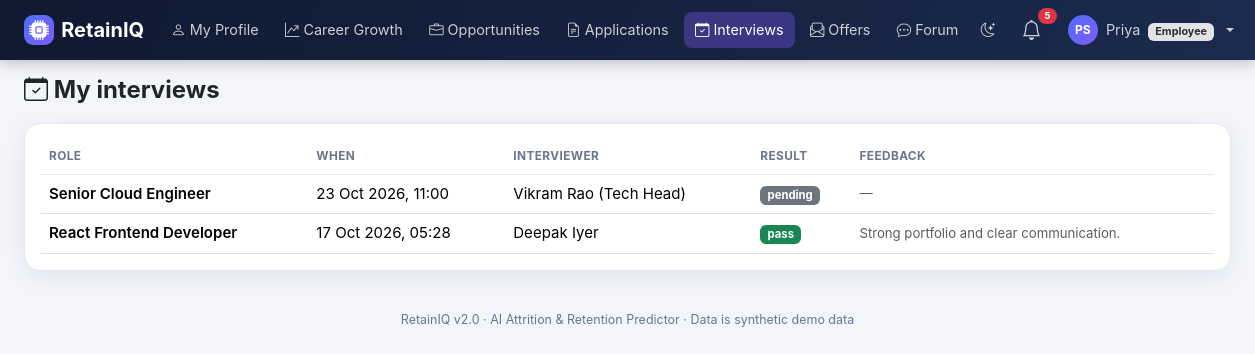
Page /employee/interviews (signed in) on the committed database.
### models.py (models this page shows, shortened)
class User(db.Model, UserMixin):
    id = db.Column(db.Integer, primary_key=True)
    name = db.Column(db.String(120), nullable=False)
    email = db.Column(db.String(120), unique=True, nullable=False, index=True)
    password_hash = db.Column(db.String(255), nullable=False)
    role = db.Column(db.String(20), nullable=False)
    department_id = db.Column(db.Integer, db.ForeignKey("department.id"))
    manager_id = db.Column(db.Integer, db.ForeignKey("user.id"), nullable=True)
    is_active_flag = db.Column(db.Boolean, default=True)
    created_at = db.Column(db.DateTime, default=utcnow)
    last_login_at = db.Column(db.DateTime)
    failed_login_count = db.Column(db.Integer, default=0)
    locked_until = db.Column(db.DateTime)
    must_change_password = db.Column(db.Boolean, default=False)
    department = db.relationship("Department", backref="users")
    manager = db.relationship("User", remote_side=[id], backref="direct_reports")
    employee_profile = db.relationship("Employee", backref="user", uselist=False)
    @property
    def is_active(self):
        return bool(self.is_active_flag)
    @property
    def role_label(self):
        return ROLE_LABELS.get(self.role, self.role.replace("_", " ").title())
    @property
    def initials(self):
        parts = (self.name or "?").split()
        return (parts[0][0] + (parts[-1][0] if len(parts) > 1 else "")).upper()

class Interview(db.Model):
    id = db.Column(db.Integer, primary_key=True)
    application_id = db.Column(db.Integer, db.ForeignKey("application.id"))
    scheduled_at = db.Column(db.DateTime)
    interviewer = db.Column(db.String(120))
    feedback = db.Column(db.Text)
    result = db.Column(db.String(20), default="pending")
    application = db.relationship("Application", backref="interviews")

class Opportunity(db.Model):
    id = db.Column(db.Integer, primary_key=True)
    title = db.Column(db.String(150))
    description = db.Column(db.Text)
    department_id = db.Column(db.Integer, db.ForeignKey("department.id"))
    required_skills = db.Column(db.String(255))
    posted_by = db.Column(db.Integer, db.ForeignKey("user.id"))
    is_internal = db.Column(db.Boolean, default=True)
    status = db.Column(db.String(20), default="open")
    created_at = db.Column(db.DateTime, default=utcnow)
    department = db.relationship("Department")

### routes/employee.py (the view)
@bp.route("/interviews")
def interviews():
    items = (Interview.query.join(Application).filter(Application.applicant_id == current_user.id)
             .order_by(Interview.scheduled_at.desc()).all())
    return render_template("employee/interviews.html", items=items, now=utcnow())

### extensions.py (called while the page is built)
def utcnow():
    return datetime.now(timezone.utc).replace(tzinfo=None)

### routes/employee.py (called while the page is built)
@bp.before_request
@login_required
@roles_required("employee", "super_admin")
def guard():
    pass

### security.py (called while the page is built)
def csrf_token():
    if "_csrf" not in session:
        session["_csrf"] = secrets.token_urlsafe(32)
    return session["_csrf"]

def csrf_input():
    return Markup(f'<input type="hidden" name="csrf_token" value="{csrf_token()}">')

def has_permission(user, perm):
    from models import RolePermission
    if not getattr(user, "is_authenticated", False):
        return False
    if user.role == "super_admin":
        return True
    cache = g.setdefault("_perm_cache", {})
    if user.role not in cache:
        cache[user.role] = {rp.permission for rp in RolePermission.query.filter_by(role=user.role)}
    return perm in cache[user.role]

### utils.py (called while the page is built)
def roles_required(*roles):
    def decorator(fn):
        @wraps(fn)
        def wrapper(*args, **kwargs):
            if not current_user.is_authenticated:
                abort(401)
            if current_user.role not in roles:
                abort(403)
            return fn(*args, **kwargs)
        return wrapper
    return decorator

### templates/employee/interviews.html (shortened to what this page needs)
{% extends "base.html" %}
{% block content %}
<div class="page-head"><h4><i class="bi bi-calendar-check"></i> My interviews</h4></div>
<div class="card-soft p-3"><table class="table align-middle mb-0"><thead><tr><th>Role</th><th>When</th><th>Interviewer</th><th>Result</th><th>Feedback</th></tr></thead><tbody>
{% for iv in items %}<tr><td class="fw-semibold">{{ iv.application.opportunity.title }}</td><td>{{ iv.scheduled_at.strftime('%d %b %Y, %H:%M') if iv.scheduled_at }} </td><td>{{ iv.interviewer }}</td>
  <td><span class="badge bg-{{ 'success' if iv.result=='pass' else ('danger' if iv.result=='fail' else 'secondary') }}">{{ iv.result }}</span></td><td class="small text-muted">{{ iv.feedback or '—' }}</td></tr>
{% else %}<tr><td colspan="5" class="text-center text-muted py-4">No interviews yet.</td></tr>{% endfor %}</tbody></table></div>
{% endblock %}

### templates/base.html (shortened to what this page needs)
<!DOCTYPE html>
<html lang="en" data-bs-theme="light">
<head>
<link href="{{ url_for('static', filename='vendor/bootstrap/bootstrap.min.css') }}" rel="stylesheet">
<link href="{{ url_for('static', filename='vendor/bootstrap-icons/bootstrap-icons.min.css') }}" rel="stylesheet">
<link href="{{ url_for('static', filename='css/style.css') }}" rel="stylesheet">
</head>
<body>
{% if current_user.is_authenticated %}
<nav class="navbar navbar-expand-xl navbar-dark app-navbar sticky-top">
  <div class="container-fluid px-lg-4">
    <a class="navbar-brand fw-bold d-flex align-items-center" href="{{ url_for('auth.dashboard') }}">
      <span class="brand-mark"><i class="bi bi-cpu-fill"></i></span>RetainIQ
    </a>
    <div class="collapse navbar-collapse" id="navMain">
      <ul class="navbar-nav me-auto gap-xl-1">
        {% for it in nav_items %}
          {% if it.children %}
          <li class="nav-item dropdown">
            <a class="nav-link dropdown-toggle" href="#" role="button" data-bs-toggle="dropdown"><i class="bi bi-{{ it.icon }}"></i> {{ it.label }}</a>
            <ul class="dropdown-menu">
              {% for c in it.children %}<li><a class="dropdown-item" href="{{ url_for(c.endpoint) }}"><i class="bi bi-{{ c.icon }} me-1"></i> {{ c.label }}</a></li>{% endfor %}
            </ul>
          </li>
          {% else %}
          <li class="nav-item"><a class="nav-link {{ 'active' if request.endpoint == it.endpoint }}" href="{{ url_for(it.endpoint) }}"><i class="bi bi-{{ it.icon }}"></i> {{ it.label }}</a></li>
          {% endif %}
        {% endfor %}
      </ul>
      <ul class="navbar-nav align-items-xl-center gap-1">
        <li class="nav-item"><a class="nav-link" href="#" onclick="toggleTheme();return false;" title="Toggle dark mode"><i id="themeIcon" class="bi bi-moon-stars"></i></a></li>
        <li class="nav-item dropdown">
          <a class="nav-link position-relative" href="#" role="button" data-bs-toggle="dropdown" aria-label="Notifications">
            <i class="bi bi-bell fs-5"></i>
            {% if nav_unread_count %}<span class="badge rounded-pill bg-danger notif-badge">{{ nav_unread_count }}</span>{% endif %}
          </a>
        </li>
        <li class="nav-item dropdown">
          <a class="nav-link dropdown-toggle d-flex align-items-center gap-2" href="#" role="button" data-bs-toggle="dropdown">
            <span class="avatar">{{ current_user.initials }}</span>
            <span class="d-xl-inline">{{ current_user.name.split()[0] }} <span class="badge bg-secondary-subtle text-secondary-emphasis ms-1">{{ current_user.role_label }}</span></span>
          </a>
        </li>
      </ul>
    </div>
  </div>
</nav>
{% endif %}
<main class="container-fluid px-lg-4 py-3">
  {% block content %}{% endblock %}
</main>
<footer class="app-foot">RetainIQ v2.0 · AI Attrition &amp; Retention Predictor · Data is synthetic demo data</footer>
</body>
</html>

### static/css/style.css (style rules this page uses)
:root { --brand:#4f6ef7; --brand-2:#7c5cfc; --navy:#0f1930; --navy-2:#1b2a4e; --risk-high:#e5484d; --risk-medium:#f5a524; --risk-low:#30a46c; --surface:#ffffff; --soft:#f3f5fb; --line:#e4e8f2; --muted:#6b7590; --shadow:0 6px 22px rgba(15,25,48,.07); }
body { background:var(--soft);font-family:"Inter","Segoe UI",system-ui,-apple-system,Roboto,sans-serif;font-size:.94rem }
.app-navbar { background:linear-gradient(110deg,var(--navy),var(--navy-2));box-shadow:0 2px 14px rgba(0,0,0,.25) }
.app-navbar .nav-link { white-space:nowrap;color:rgba(255,255,255,.78)!important;border-radius:8px;padding:.45rem .7rem!important;font-size:.9rem }
.app-navbar .nav-link.active { color:#fff!important;background:rgba(124,92,252,.35) }
.brand-mark { display:inline-flex;width:30px;height:30px;border-radius:9px;align-items:center;justify-content:center; background:linear-gradient(135deg,var(--brand),var(--brand-2));color:#fff;margin-right:.45rem }
.avatar { width:30px;height:30px;border-radius:50%;background:linear-gradient(135deg,var(--brand),var(--brand-2)); color:#fff;display:inline-flex;align-items:center;justify-content:center;font-size:.75rem;font-weight:700 }
.notif-badge { position:absolute;top:0;right:-4px;font-size:.6rem }
.card-soft,.kpi-card,.risk-card { background:var(--surface);border:1px solid var(--line);border-radius:16px;box-shadow:var(--shadow) }
.page-head { display:flex;flex-wrap:wrap;align-items:center;justify-content:space-between;gap:.75rem;margin-bottom:1.1rem }
.page-head h4 { margin:0;font-weight:750 }
.table>:not(caption)>*>* { vertical-align:middle }
.table thead th { font-size:.74rem;text-transform:uppercase;letter-spacing:.4px;color:var(--muted);font-weight:650;border-bottom-color:var(--line) }
footer.app-foot { color:var(--muted);font-size:.78rem;text-align:center;padding:1.5rem 0 1rem }

### rows in the picture
User: is_active_flag True (drawn), initials "PS", name "Priya", role_label "Employee"
Interview: application.opportunity "Senior Cloud Engineer", scheduled_at "23 Oct 2026, 11:00", interviewer "Vikram Rao (Tech Head)", result "pending", feedback "—"
Interview: application.opportunity "React Frontend Developer", scheduled_at "17 Oct 2026, 05:28", interviewer "Deepak Iyer", result "pass", feedback "Strong portfolio and clear communication."

### other values in the picture
{{ it.label }} "My Profile" "Career Growth" "Opportunities" "Applications" "Interviews" "Offers" "Forum"
{{ nav_unread_count }} "5"
